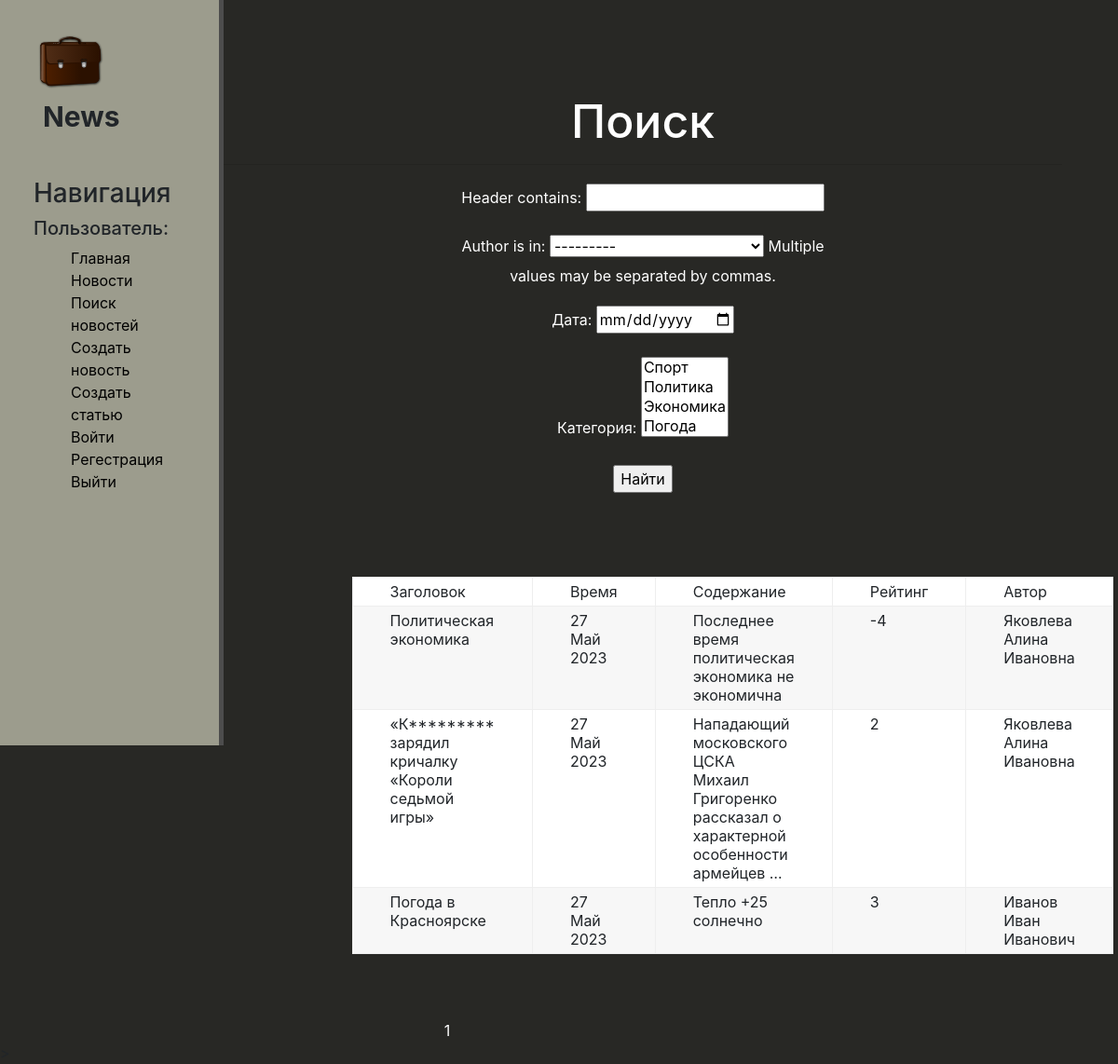
Page /news/search on the earlier database version.
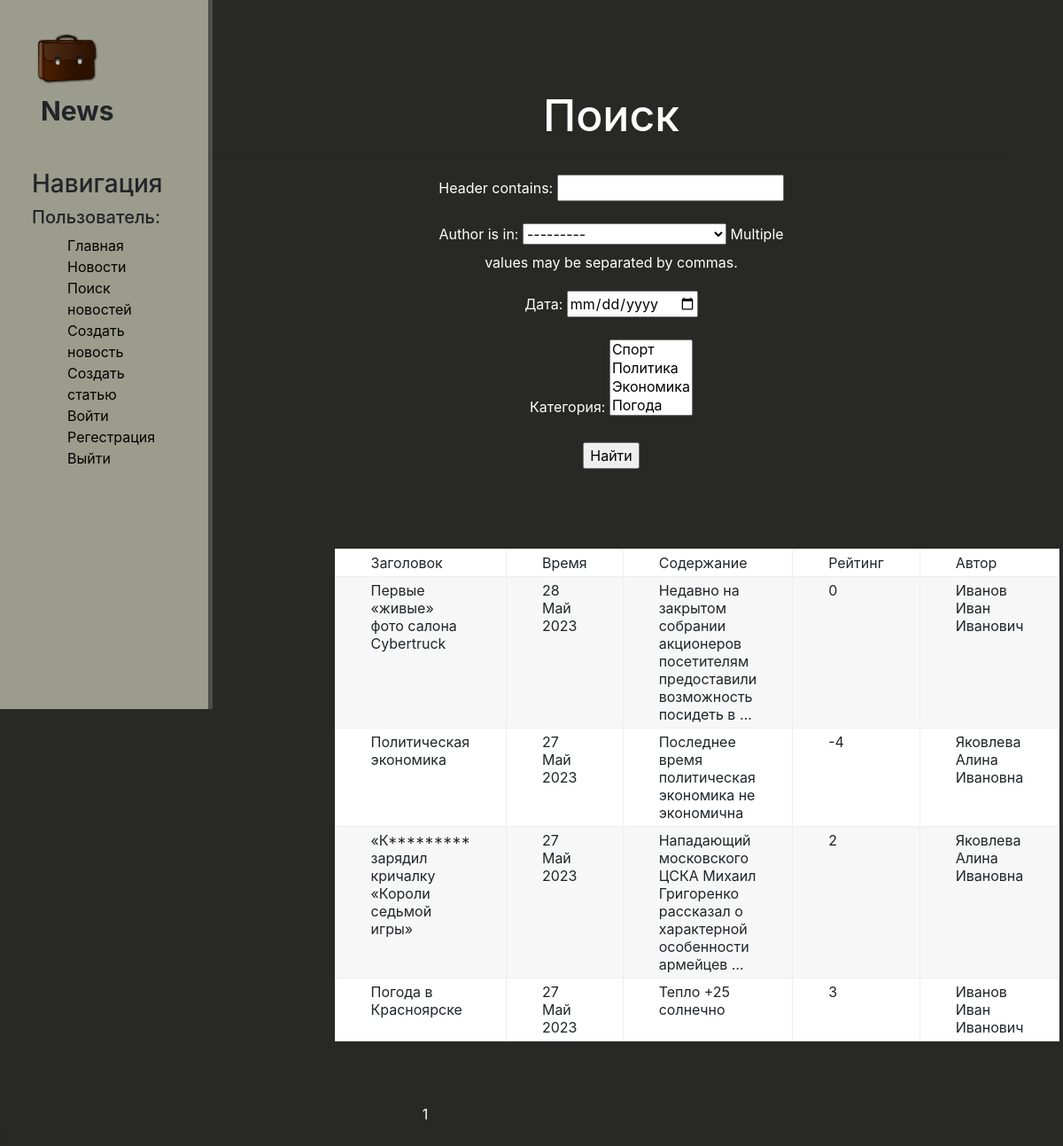
Same page on the later database version.
### news/models.py (models this page shows, shortened)
class Post(models.Model):
    author = models.ForeignKey(Author, on_delete=models.CASCADE)
    type = models.CharField(max_length=2, choices=TYPES, default=news_)
    time_in = models.DateTimeField(auto_now_add=True)
    category = models.ManyToManyField('Category', through='PostCategory')
    header = models.CharField(max_length=255)
    content = models.TextField(default="...")
    rating = models.IntegerField(default=0)

class Author(models.Model):
    full_name = models.CharField(max_length=100)
    user = models.OneToOneField(User, on_delete=models.CASCADE, primary_key=True)
    rating = models.IntegerField(default=0)
    def __str__(self):
        return self.full_name.title()

### news/views.py (the view)
# urls.py: path('news/search', PostSearch.as_view(), name='search'),
class PostSearch(ListView):
    model = Post
    ordering = '-time_in'
    template_name = 'flatpages/news/search.html'
    context_object_name = 'news'
    paginate_by = 10
    def get_queryset(self):
        queryset = super().get_queryset()
        self.filterset = PostFilter(self.request.GET, queryset)
        return self.filterset.qs
    def get_context_data(self, **kwargs):
        context = super().get_context_data(**kwargs)
        context['filterset'] = self.filterset
        return context

### news/models.py (called while the page is built)
    def __str__(self):
        return self.name.title()

### news/templatetags/custom_censor.py (called while the page is built)
def censor(value):
    bad_words = ['Редиска', 'Карнаухов']
    for word in bad_words:
        value = value.replace(word, word[0] + '*' * len(word))
    return value

### news/templates/flatpages/news/search.html (shortened to what this page needs)
{% extends 'flatpages/news/default.html'%}
{% load custom_censor %}
{% load custom_tags %}
{% block content %}
<div class="features">
       <h1> Поиск  </h1>
       <hr>
      <form action="" method="get">
       {{ filterset.form.as_p }}
        <input type="submit" value="Найти" />
    </form>
       <div class="table">
   <p>{% if news %}
       <table>
           <tr>
               <td>Заголовок</td>
               <td>Время</td>
               <td>Содержание</td>
               <td>Рейтинг</td>
               <td>Автор</td>
           </tr>
           {% for post in news %}
           <tr>
               <td>{{ post.header | censor}}</td>
               <td>{{ post.time_in | date:'d M Y' }}</td>
               <td>{{ post.content|truncatewords:10 }}</td>
               <td>{{ post.rating }}</td>
               <td>{{ post.author.full_name }}</td>
           {% endfor %}
       </table>
       </div>
   {% else %}
       <h2>Новостей нет!</h2>
   {% endif %}
   </div>
   <div class="pagin">
   {{ page_obj.number }}
   </div>>
{% endblock %}

### news/templates/flatpages/news/default.html (shortened to what this page needs)
{% load static %}
<html lang="en">
 <head>
    <link rel="stylesheet" href="https://stackpath.bootstrapcdn.com/bootstrap/4.1.3/css/bootstrap.min.css">
    <link rel="stylesheet" href="{% static 'news/css/news.css' %}">
</head>
<body>
     <aside>
         <img src="{% static 'news/img/briefcase.svg' %}" alt="">
         <span class="logo">News</span>
         <h3>Навигация</h3>
         <h5> Пользователь: {{request.user.username}}</h5>
         <ul>
            <a href="{% url 'home' %}"><li></i> Главная</li></a>
            <a href="{% url 'news' %}"><li>Новости</li></a>
            <a href="{% url 'search' %}"><li>Поиск новостей</li></a>
            <a href="{% url 'post_create' %}"><li>Создать новость</li></a>
            <a href="{% url 'article_create' %}"><li>Создать статью</li></a>
            <a href="{% url 'login' %}"><li>Войти</li></a>
            <a href="{% url 'signup' %}"><li>Регестрация</li></a>
            <a href="{% url 'logout' %}"><li>Выйти</li></a>
         </ul>
     </aside>
     <main>
        {% block content %}
        {% endblock %}
     </main>
</body>
</html>

### news/static/news/css/news.css (style rules this page uses)
body { background: #282825; }
aside { float: left; background: #9c9c8d; width: 20%; padding:3%; border-right: 5px solid #4d4d4d; height: 100vh; }
aside img { width: 80px; float:left; }
aside .logo { font-size:30px; margin-left: 10px; font-weight: bold; position: relative; top: +7px; }
aside h3 { margin-top: 50px; font-size: 28px; }
aside ul { list-style: none }
aside ul li { color: #000000; display: block; margin-to: 20px; transition: transform .6s ease; }
main .features { float: left; color: #fff; margin-top: 100px; text-align: center; width: 75%; }
main .features h1 { font-size: 50px; }
main .features p { max-width: 400px; margin: 20px auto; }
.table { border: 0px solid #eee; table-layout: fixed; width: 75%; margin-bottom: 70px; margin-top: 90px; }
.table td { padding: 5px 40px; border: 1px solid #eee; text-align: left; }
.table tbody tr:nth-child(odd) { background: #fff; }
.table tbody tr:nth-child(even) { background: #F7F7F7; }
.pagin { color: #fff; width: 80%; text-align: center; margin-to: 20px; transition: transform .6s ease; }

Differences in the rows shown:
added Post: header|censor "Первые «живые» фото салона Cybertruck", time_in "28 Май 2023", content "Недавно на закрытом собрании акционеров посетителям предоставили возможность посидеть в …", rating "0", author.full_name "Иванов Иван Иванович"
